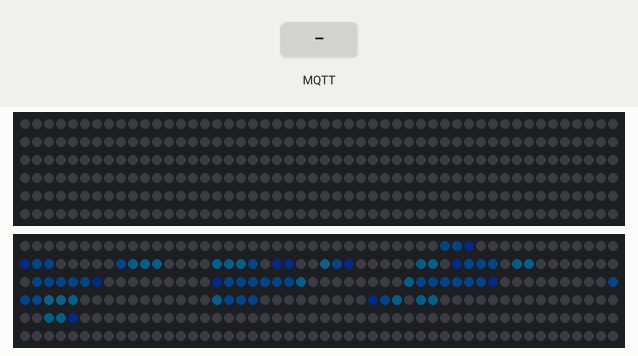
Bench run of a sketch on a simulated ESP32. Parts: 2 × 300 RGB LEDs in strip order, left to right, continuing on the next row. The test bench sets the inputs (shaded band). Dim RGB values are drawn brighter than linear; WiFi joins after 1.5 s; servers stay silent unless stated; no MQTT or app messages arrive unless stated; what the sketch prints to the serial monitor is not drawn.

Above: at 2.99 s.
3.3 s: MQTT message "rainbow" arrives on the second subscribed topic
At 3.75 s:
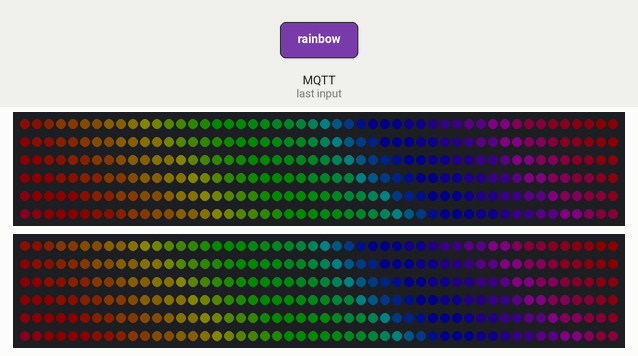
6.0 s: MQTT message "soph/brightness" arrives on the first subscribed topic
At 6.45 s:
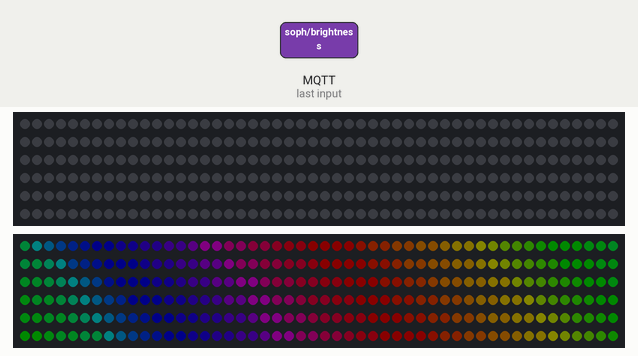
8.7 s: MQTT message "1" arrives on the first subscribed topic
At 9.15 s:
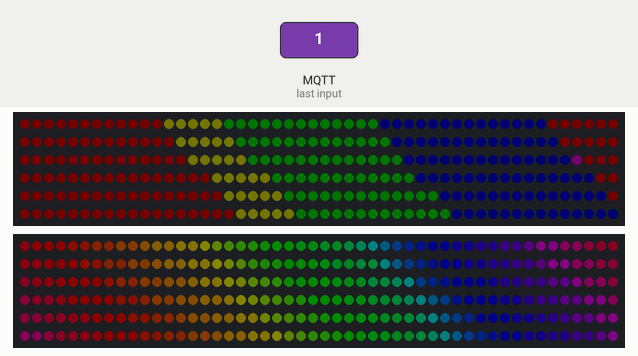
11.4 s: MQTT message "solidwhite" arrives on the second subscribed topic
At 12.2 s:
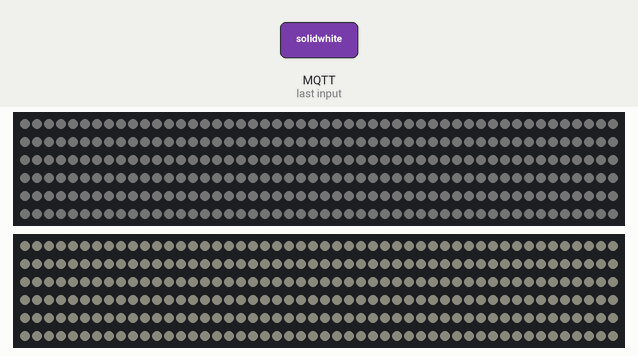
12.9 s: MQTT message "soph/cam/brightness" arrives on the first subscribed topic
At 13.6 s:
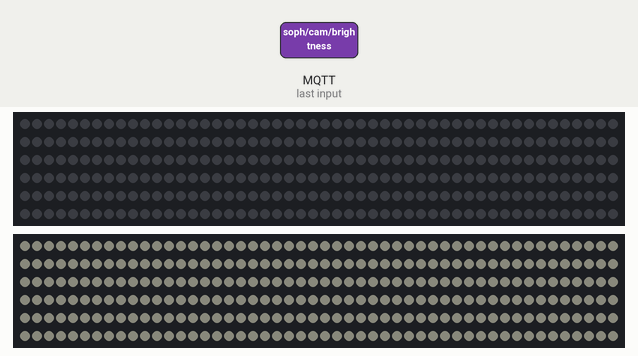
14.4 s: MQTT message "transgender" arrives on the second subscribed topic
At 14.83 s:
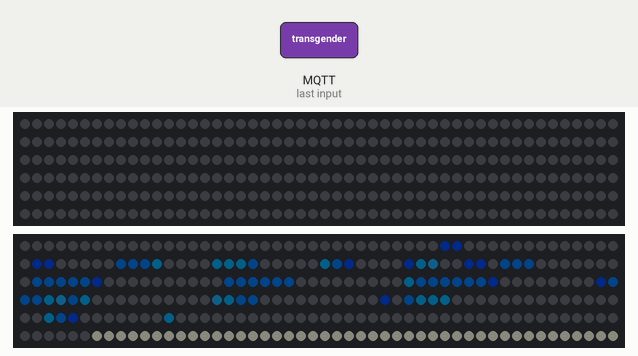
Timing chart, 0 to 17.4 s (numbered marks = the images above; inputs shaded):
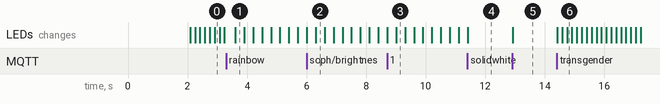

The sketch:

cam.ino
```cpp
#include <FastLED.h>
#include <ArduinoOTA.h>
#include <Arduino.h>
#include <WiFi.h>
#include <ArduinoJson.h>
#include <PubSubClient.h>
#include "bubbles.h"

//ESP32 runs two led strips, using OTA, and mqtt subscriber. The message gets
//transcribed into a string, which gets delegated to its right purpose. It subscribes to brightness and pattern,
//and uses enum patterns to use switch cases for each pattern. Pubsubclient handles the mqtt, and
//ota is...ota

//setting variables for setting individual brightnesses, see brightness topics for MQTT
uint8_t mainBrightness = 10;
uint8_t camBrightness = 10;


//Create Pattern Library
//enum creates a list 0,1,2 etc. that you can call from strings
enum Pattern {
  PATTERN_OFF,
  PATTERN_RAINBOW,
  PATTERN_WHITE,
  PATTERN_TRANS
};

//Variable that holds current pattern
//it comes from Pattern, and will only accept whatever is in the enum
Pattern currentPattern = PATTERN_TRANS;

//makes rainbow go brrrr
uint8_t oneMore = 0;

//Callback header that was needed before pubsubclient declaration
void mqttCallback(char* topic, byte* payload, unsigned int length);

// Network for PubSubClient
WiFiClient wifiClient;
PubSubClient client("10.42.0.1", 1883, mqttCallback, wifiClient); //client(IPaddressOfBroker, port, callback function pointer, networkclient)
                                                                  //note: client is just a name variable, used for all the .stuff, if you change it
                                                                  //you have to change all of those, as well (ex. client.connected)


// LED strip configuration
#define DATA_PIN_1 27
#define DATA_PIN_2 14
#define NUM_LEDS 300


// Analog pins for potentiometers
const uint8_t BRIGHTNESS_POT_PIN = 34;
const uint8_t WHITE_BALANCE_POT_PIN = 35;

//Declare LED strips in FastLED struct
CRGB strip1[NUM_LEDS];
CRGB strip2[NUM_LEDS];

// ChatGPT garbge
unsigned long lastUpdate = 0;


// Set Wifi Credentials
const char* ssid = "trannyfix";
const char* password = "transgender";

// PubSubClient reconnect sequence
void reconnect() {
  // Loop until we're reconnected
  while (!client.connected()) {
    Serial.print("Attempting MQTT connection...");
    // Attempt to connect
    if (client.connect("sophiecamesp32")) {
      Serial.println("Sophie's mqtt connected!!");
      //subscriber topics
      client.subscribe("soph/brightness");  //***********SUBSCRIBER TOPICS**********************************
      client.subscribe("soph/pattern");
      client.subscribe("soph/cam/brightness");
    } else {
      Serial.print("failed, rc=");
      Serial.print(client.state());
      Serial.println(" booooo we will try again in 5 seconds");
      // Wait 5 seconds before retrying
      delay(5000);
    }
  }
}

// MQTT Callback: takes the byte message, and converts it into a string word so it can be understood now
void mqttCallback(char* topic, byte* payload, unsigned int length) {
  //create variable incomingMessage to store message
  String incomingMessage = "";
  incomingMessage.reserve(length);


  // Convert incoming byte array to String
  for (unsigned int i=0;i<length;i++) {
    incomingMessage += (char)payload[i];
  }

  // Call LED Function to process topic/message string
  camLights(topic, incomingMessage);
}


void setup() {


  FastLED.addLeds<WS2812B, DATA_PIN_1, GRB>(strip1, NUM_LEDS); //[0]  these two lines of code have to be in order for brightness to work properly
  FastLED.addLeds<WS2812B, DATA_PIN_2, GRB>(strip2, NUM_LEDS); //[1]

  heartAnim(); //start initial pattern that doesn't depend on MQTT connectiveness
  FastLED.setBrightness(10);
  FastLED.show();


  // delay for stability
  delay(500);


  //Begin Serial Monitoring
  Serial.begin(115200);
  Serial.println("Booting");
  // Connect to Wifi
  WiFi.mode(WIFI_STA);
  WiFi.begin(ssid, password); //Connect to wifi - defaults to Wifi Station Mode
  //Wait for Wifi to connect
  while (WiFi.waitForConnectResult() != WL_CONNECTED) {
    Serial.println("Connection Failed! Rebooting...");
    delay(5000);
    ESP.restart();
  }
  ArduinoOTA.setHostname("sophiecamelpuss");
  ArduinoOTA.begin();  // Begin OTA
  Serial.println("Ready");
  Serial.print("IP address: ");
  Serial.println(WiFi.localIP());

 // FastLED.setDither(0); probably unneeded, was trying to fix the flickering

}

void loop() {

  ArduinoOTA.handle(); // OTA command neeed in loop

    if (!client.connected()) { //PubSubClient reconnect
    reconnect();
  }
  client.loop(); //PubSubClient loop

//ChatGPT garbage
//if (millis() - lastUpdate < 20) return;
//lastUpdate = millis();


  switch (currentPattern) {  //Choose the LED pattern

    case PATTERN_OFF:
      fill_solid(strip1, NUM_LEDS,CRGB::Black);
      fill_solid(strip2, NUM_LEDS,CRGB::Black);
      break;

    case PATTERN_RAINBOW:
      soph_rainbow();
      break;

    case PATTERN_WHITE:
      whiteLEDstate();
      break;

    case PATTERN_TRANS:
      heartAnim();
      break;

  }

FastLED[0].showLeds(mainBrightness);
FastLED[1].showLeds(camBrightness);

}


// *******MQTT Brightness/Pattern Topic Function ***********

//note: const means read-only, String& means dont make a copy to use, just read the original, otherwise it would make a whole copy for this func to use
void camLights(const String& topic, const String& incomingMessage){
  if(topic=="soph/brightness"){
    int mbrightness = incomingMessage.toInt(); // .otInt changes string number into actual number (value)
                                              // ex. "43" vs 43
      mainBrightness = mbrightness;  //making temporary mbrightness equal mainbrightness which gets called in loop
  }
  //NOTE TO SELF: IF MAKING NEW TOPIC, YOU ALSO HAVE TO SUBSCRIBE TO IT AT THE MQTT SUB SPOT
  else if (topic=="soph/cam/brightness") {

    int cbrightness = incomingMessage.toInt();

    camBrightness = cbrightness; //same situation as above in mainbrightess
  }

  else if (topic=="soph/pattern"){    //Pattern Mqtt selection
    if (incomingMessage=="rainbow"){
      currentPattern = PATTERN_RAINBOW;
    }
    else if (incomingMessage=="solidwhite"){
      currentPattern = PATTERN_WHITE;
    }
    else if (incomingMessage=="off"){
      currentPattern = PATTERN_OFF;
    }
    else if (incomingMessage=="transgender"){
      currentPattern = PATTERN_TRANS;
    }
  }

  else {Serial.println("oops topic/message didn't work in the led function");}
}


void whiteLEDstate(){
  //int brightnessRaw = analogRead(BRIGHTNESS_POT_PIN);
//  int balanceRaw = analogRead(WHITE_BALANCE_POT_PIN);

  //uint8_t brightness = map(brightnessRaw, 0, 4095, 0, 255);
 // uint8_t whiteBalance = map(balanceRaw, 0, 4095, 110, 220);

  // Shift white between warm (more red) and cool (more blue).
  uint8_t red = 255;
  uint8_t green = 240;
  uint8_t blue = 230;

  CRGB whiteColor = CRGB(red, green, blue);

  for (int i = 0; i < NUM_LEDS; i++) {
    strip1[i] = whiteColor;
    strip2[i] = whiteColor;
  }
}

void soph_rainbow() {     //Rainbow Pattern
    fill_rainbow(strip1,NUM_LEDS,oneMore,5);
    fill_rainbow(strip2,NUM_LEDS,oneMore,5);
  oneMore++;
}

// serpentine mapping (your original)
uint16_t XY(uint8_t x, uint8_t y) {
  if (y % 2 == 0) {
    return y * IMG_WIDTH + x;
  } else {
    return y * IMG_WIDTH + (IMG_WIDTH - 1 - x);
  }
}


#define HEART_W IMG_WIDTH
#define HEART_H IMG_HEIGHT
#define HEART_FRAMES NUM_FRAMES
#define HEART_FRAME_MS 160   // adjust speed

void drawHeartFrame(uint8_t frame) {
  for (uint8_t y = 0; y < IMG_HEIGHT; y++) {
    for (uint8_t x = 0; x < IMG_WIDTH; x++) {

      strip2[XY(x, y)] = HEART_FRAMESS[frame][y][x];

    }
  }
}

void heartAnim() {
  static uint32_t lastMs = 0;
  static uint8_t frame = 0;

  uint32_t now = millis();
  if (now - lastMs < HEART_FRAME_MS) return;
  lastMs = now;

  drawHeartFrame(frame);


  frame = (frame + 1) % NUM_FRAMES;
}
```

Source omitted: bubbles.h (data table, 15216 bytes)

Measured:
- after the input at 3.3 s, the LEDs: change after 0.30 s (image 1)
- after the input at 6.0 s, the LEDs: first differ from a run without the input after 0.31 s (image 2)
- after the input at 8.7 s, the LEDs: first differ from a run without the input after 0.31 s (image 3)
- after the input at 11.4 s, the LEDs: first differ from a run without the input at once (image 4)
- after the input at 12.9 s, the LEDs: change at once (image 5)
- after the input at 14.4 s, the LEDs: first change at once (image 6 shows a later state)
